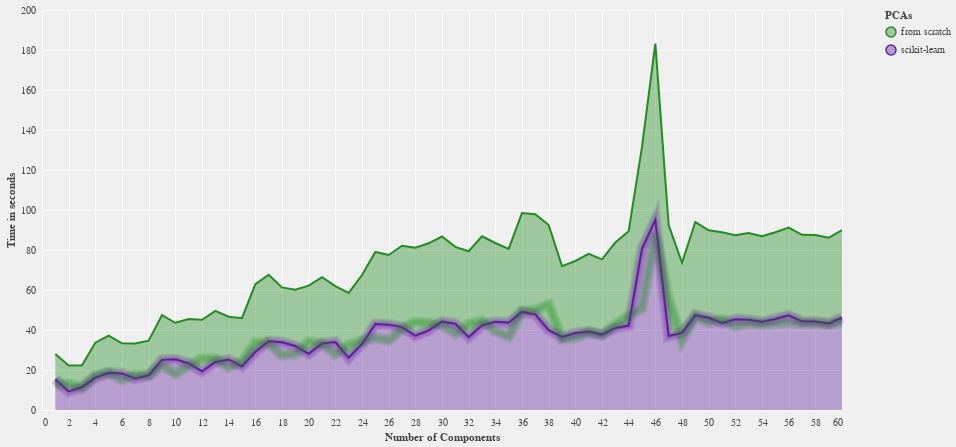

Notebook cell for this chart:
### Markdown cell above
## Classifier's <ins>training</ins> time

### Code cell
alt.renderers.enable('default'); plotter(data, "training_time", ("Number of Components", "Time in seconds", "PCAs"))

### Figure 1 — Vega-Lite specification as saved in the notebook (floating-point values rounded to 4 significant figures)
{"config": {"view": {"continuousWidth": 800, "continuousHeight": 400}, "background": "#efefef", "axis": {"gridColor": "#ffffff", "domainColor": null, "tickColor": null, "labelColor": "#444444", "titleColor": "#444444"}, "legend": {"labelColor": "#444444", "titleColor": "#444444"}, "range": {"category": ["#228C22", "#5f249f", "#FF0000", "#ffff00", "#00FFFF", "#000000", "#FFFFFF"]}, "area": {"line": true, "fillOpacity": 0.4}, "line": {"strokeWidth": 2}}, "layer": [{"mark": "area", "encoding": {"color": {"type": "nominal", "field": "z", "title": "PCAs"}, "x": {"type": "quantitative", "axis": {"tickMinStep": 1}, "field": "x", "title": "Number of Components"}, "y": {"type": "quantitative", "field": "y", "title": "Time in seconds"}}}, {"layer": [{"mark": {"type": "line", "opacity": 0.05, "strokeWidth": 3.05}, "encoding": {"color": {"type": "nominal", "field": "z", "title": "PCAs"}, "x": {"type": "quantitative", "axis": {"tickMinStep": 1}, "field": "x", "title": "Number of Components"}, "y": {"type": "quantitative", "field": "y", "title": "Time in seconds"}}}, {"mark": {"type": "line", "opacity": 0.05, "strokeWidth": 4.1}, "encoding": {"color": {"type": "nominal", "field": "z", "title": "PCAs"}, "x": {"type": "quantitative", "axis": {"tickMinStep": 1}, "field": "x", "title": "Number of Components"}, "y": {"type": "quantitative", "field": "y", "title": "Time in seconds"}}}, {"mark": {"type": "line", "opacity": 0.05, "strokeWidth": 5.15}, "encoding": {"color": {"type": "nominal", "field": "z", "title": "PCAs"}, "x": {"type": "quantitative", "axis": {"tickMinStep": 1}, "field": "x", "title": "Number of Components"}, "y": {"type": "quantitative", "field": "y", "title": "Time in seconds"}}}, {"mark": {"type": "line", "opacity": 0.05, "strokeWidth": 6.2}, "encoding": {"color": {"type": "nominal", "field": "z", "title": "PCAs"}, "x": {"type": "quantitative", "axis": {"tickMinStep": 1}, "field": "x", "title": "Number of Components"}, "y": {"type": "quantitative", "field": "y", "title": "Time in seconds"}}}, {"mark": {"type": "line", "opacity": 0.05, "strokeWidth": 7.25}, "encoding": {"color": {"type": "nominal", "field": "z", "title": "PCAs"}, "x": {"type": "quantitative", "axis": {"tickMinStep": 1}, "field": "x", "title": "Number of Components"}, "y": {"type": "quantitative", "field": "y", "title": "Time in seconds"}}}, {"mark": {"type": "line", "opacity": 0.05, "strokeWidth": 8.3}, "encoding": {"color": {"type": "nominal", "field": "z", "title": "PCAs"}, "x": {"type": "quantitative", "axis": {"tickMinStep": 1}, "field": "x", "title": "Number of Components"}, "y": {"type": "quantitative", "field": "y", "title": "Time in seconds"}}}, {"mark": {"type": "line", "opacity": 0.05, "strokeWidth": 9.35}, "encoding": {"color": {"type": "nominal", "field": "z", "title": "PCAs"}, "x": {"type": "quantitative", "axis": {"tickMinStep": 1}, "field": "x", "title": "Number of Components"}, "y": {"type": "quantitative", "field": "y", "title": "Time in seconds"}}}, {"mark": {"type": "line", "opacity": 0.05, "strokeWidth": 10.4}, "encoding": {"color": {"type": "nominal", "field": "z", "title": "PCAs"}, "x": {"type": "quantitative", "axis": {"tickMinStep": 1}, "field": "x", "title": "Number of Components"}, "y": {"type": "quantitative", "field": "y", "title": "Time in seconds"}}}, {"mark": {"type": "line", "opacity": 0.05, "strokeWidth": 11.45}, "encoding": {"color": {"type": "nominal", "field": "z", "title": "PCAs"}, "x": {"type": "quantitative", "axis": {"tickMinStep": 1}, "field": "x", "title": "Number of Components"}, "y": {"type": "quantitative", "field": "y", "title": "Time in seconds"}}}, {"mark": {"type": "line", "opacity": 0.05, "strokeWidth": 12.5}, "encoding": {"color": {"type": "nominal", "field": "z", "title": "PCAs"}, "x": {"type": "quantitative", "axis": {"tickMinStep": 1}, "field": "x", "title": "Number of Components"}, "y": {"type": "quantitative", "field": "y", "title": "Time in seconds"}}}]}], "data": {"name": "data-bb32da5dc68697a94d4161afb7a4c415"}, "$schema": "https://vega.github.io/schema/vega-lite/v4.8.1.json", "datasets": {"data-bb32da5dc68697a94d4161afb7a4c415": [{"x": 1, "y": 12.62, "z": "from scratch"}, {"x": 1, "y": 15.36, "z": "scikit-learn"}, {"x": 2, "y": 13.0, "z": "from scratch"}, {"x": 2, "y": 9.289, "z": "scikit-learn"}, {"x": 3, "y": 10.91, "z": "from scratch"}, {"x": 3, "y": 11.47, "z": "scikit-learn"}, {"x": 4, "y": 17.43, "z": "from scratch"}, {"x": 4, "y": 16.2, "z": "scikit-learn"}, {"x": 5, "y": 18.62, "z": "from scratch"}, {"x": 5, "y": 18.61, "z": "scikit-learn"}, {"x": 6, "y": 15.05, "z": "from scratch"}, {"x": 6, "y": 18.28, "z": "scikit-learn"}, {"x": 7, "y": 17.59, "z": "from scratch"}, {"x": 7, "y": 15.72, "z": "scikit-learn"}, {"x": 8, "y": 17.37, "z": "from scratch"}, {"x": 8, "y": 17.27, "z": "scikit-learn"}, {"x": 9, "y": 22.39, "z": "from scratch"}, {"x": 9, "y": 25.07, "z": "scikit-learn"}, {"x": 10, "y": 18.23, "z": "from scratch"}, {"x": 10, "y": 25.39, "z": "scikit-learn"}, {"x": 11, "y": 22.17, "z": "from scratch"}, {"x": 11, "y": 23.35, "z": "scikit-learn"}, {"x": 12, "y": 25.76, "z": "from scratch"}, {"x": 12, "y": 19.34, "z": "scikit-learn"}, {"x": 13, "y": 25.57, "z": "from scratch"}, {"x": 13, "y": 24.02, "z": "scikit-learn"}, {"x": 14, "y": 21.41, "z": "from scratch"}, {"x": 14, "y": 25.26, "z": "scikit-learn"}, {"x": 15, "y": 24.05, "z": "from scratch"}, {"x": 15, "y": 21.84, "z": "scikit-learn"}, {"x": 16, "y": 33.81, "z": "from scratch"}, {"x": 16, "y": 29.11, "z": "scikit-learn"}, {"x": 17, "y": 33.29, "z": "from scratch"}, {"x": 17, "y": 34.35, "z": "scikit-learn"}, {"x": 18, "y": 27.43, "z": "from scratch"}, {"x": 18, "y": 33.87, "z": "scikit-learn"}, {"x": 19, "y": 28.1, "z": "from scratch"}, {"x": 19, "y": 32.02, "z": "scikit-learn"}, {"x": 20, "y": 34.11, "z": "from scratch"}, {"x": 20, "y": 28.09, "z": "scikit-learn"}, {"x": 21, "y": 33.12, "z": "from scratch"}, {"x": 21, "y": 33.3, "z": "scikit-learn"}, {"x": 22, "y": 27.92, "z": "from scratch"}, {"x": 22, "y": 34.0, "z": "scikit-learn"}, {"x": 23, "y": 32.44, "z": "from scratch"}, {"x": 23, "y": 26.11, "z": "scikit-learn"}, {"x": 24, "y": 34.49, "z": "from scratch"}, {"x": 24, "y": 33.01, "z": "scikit-learn"}, {"x": 25, "y": 36.07, "z": "from scratch"}, {"x": 25, "y": 42.94, "z": "scikit-learn"}, {"x": 26, "y": 34.84, "z": "from scratch"}, {"x": 26, "y": 42.68, "z": "scikit-learn"}, {"x": 27, "y": 40.7, "z": "from scratch"}, {"x": 27, "y": 41.45, "z": "scikit-learn"}, {"x": 28, "y": 44.02, "z": "from scratch"}, {"x": 28, "y": 37.14, "z": "scikit-learn"}, {"x": 29, "y": 43.55, "z": "from scratch"}, {"x": 29, "y": 39.81, "z": "scikit-learn"}, {"x": 30, "y": 42.57, "z": "from scratch"}, {"x": 30, "y": 44.18, "z": "scikit-learn"}, {"x": 31, "y": 38.4, "z": "from scratch"}, {"x": 31, "y": 43.16, "z": "scikit-learn"}, {"x": 32, "y": 42.92, "z": "from scratch"}, {"x": 32, "y": 36.44, "z": "scikit-learn"}, {"x": 33, "y": 44.51, "z": "from scratch"}, {"x": 33, "y": 42.36, "z": "scikit-learn"}, {"x": 34, "y": 39.4, "z": "from scratch"}, {"x": 34, "y": 44.09, "z": "scikit-learn"}, {"x": 35, "y": 36.83, "z": "from scratch"}, {"x": 35, "y": 43.73, "z": "scikit-learn"}, {"x": 36, "y": 49.43, "z": "from scratch"}, {"x": 36, "y": 49.04, "z": "scikit-learn"}, {"x": 37, "y": 50.08, "z": "from scratch"}, {"x": 37, "y": 47.83, "z": "scikit-learn"}, {"x": 38, "y": 52.56, "z": "from scratch"}, {"x": 38, "y": 39.95, "z": "scikit-learn"}, {"x": 39, "y": 35.46, "z": "from scratch"}, {"x": 39, "y": 36.5, "z": "scikit-learn"}, {"x": 40, "y": 36.01, "z": "from scratch"}, {"x": 40, "y": 38.49, "z": "scikit-learn"}, {"x": 41, "y": 38.85, "z": "from scratch"}, {"x": 41, "y": 39.21, "z": "scikit-learn"}, {"x": 42, "y": 37.63, "z": "from scratch"}, {"x": 42, "y": 37.71, "z": "scikit-learn"}, {"x": 43, "y": 42.67, "z": "from scratch"}, {"x": 43, "y": 41.05, "z": "scikit-learn"}, {"x": 44, "y": 47.14, "z": "from scratch"}, {"x": 44, "y": 42.24, "z": "scikit-learn"}, {"x": 45, "y": 50.95, "z": "from scratch"}, {"x": 45, "y": 80.59, "z": "scikit-learn"}, {"x": 46, "y": 88.17, "z": "from scratch"}, {"x": 46, "y": 95.07, "z": "scikit-learn"}, {"x": 47, "y": 55.44, "z": "from scratch"}, {"x": 47, "y": 37.0, "z": "scikit-learn"}, {"x": 48, "y": 35.08, "z": "from scratch"}, {"x": 48, "y": 38.53, "z": "scikit-learn"}, {"x": 49, "y": 46.58, "z": "from scratch"}, {"x": 49, "y": 47.39, "z": "scikit-learn"}, {"x": 50, "y": 43.74, "z": "from scratch"}, {"x": 50, "y": 46.13, "z": "scikit-learn"}, {"x": 51, "y": 45.38, "z": "from scratch"}, {"x": 51, "y": 43.49, "z": "scikit-learn"}, {"x": 52, "y": 41.97, "z": "from scratch"}, {"x": 52, "y": 45.41, "z": "scikit-learn"}, {"x": 53, "y": 43.4, "z": "from scratch"}, {"x": 53, "y": 45.14, "z": "scikit-learn"}, {"x": 54, "y": 42.8, "z": "from scratch"}, {"x": 54, "y": 44.11, "z": "scikit-learn"}, {"x": 55, "y": 43.32, "z": "from scratch"}, {"x": 55, "y": 45.52, "z": "scikit-learn"}, {"x": 56, "y": 43.83, "z": "from scratch"}, {"x": 56, "y": 47.34, "z": "scikit-learn"}, {"x": 57, "y": 43.29, "z": "from scratch"}, {"x": 57, "y": 44.32, "z": "scikit-learn"}, {"x": 58, "y": 43.26, "z": "from scratch"}, {"x": 58, "y": 44.24, "z": "scikit-learn"}, {"x": 59, "y": 42.82, "z": "from scratch"}, {"x": 59, "y": 43.27, "z": "scikit-learn"}, {"x": 60, "y": 43.83, "z": "from scratch"}, {"x": 60, "y": 46.13, "z": "scikit-learn"}]}}
